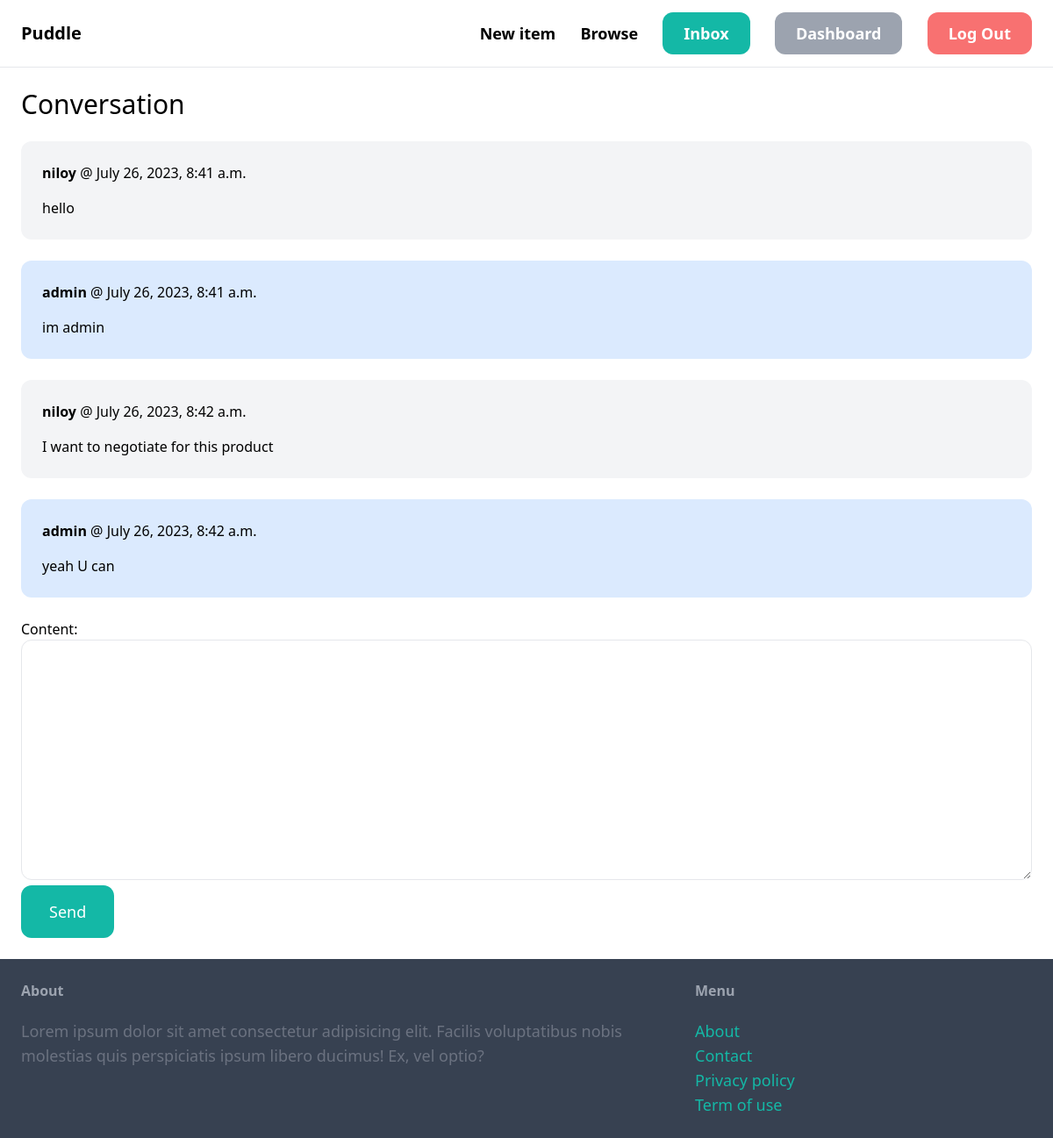
The page /inbox/1/ (signed in) on the database its author committed.
### conversation/models.py (models this page shows)
class ConversationMessage(models.Model):
    conversation = models.ForeignKey(Conversation, related_name='messages', on_delete=models.CASCADE)
    content = models.TextField()
    created_at = models.DateTimeField(auto_now_add=True)
    created_by = models.ForeignKey(User, related_name='created_messages', on_delete=models.CASCADE)

### conversation/views.py (the view)
# urls.py: path('<int:pk>/', views.detail, name='detail'),
@login_required
def detail(request, pk):
    conversation = Conversation.objects.filter(members__in=[request.user.id]).get(pk=pk)
    if request.method == 'POST':
        form = ConversationMessageForm(request.POST)
        if form.is_valid():
            conversation_message = form.save(commit=False)
            conversation_message.conversation = conversation
            conversation_message.created_by = request.user
            conversation_message.save()
            conversation.save()
            return redirect('conversation:detail', pk=pk)
    else:
        form = ConversationMessageForm()
    return render(request, 'conversation/detail.html', {
        'conversation': conversation,
        'form': form
    })

### conversation/forms.py
class ConversationMessageForm(forms.ModelForm):
    class Meta:
        model = ConversationMessage
        fields = ('content',)
        widgets = {
            'content': forms.Textarea(attrs={
                'class': 'w-full py-4 px-6 rounded-xl border'
            })
        }

### conversation/templates/conversation/detail.html (shortened to what this page needs)
{% extends 'core/base.html' %}
{% block content %}
<h1 class="mb-6 text-3xl">Conversation</h1>
<div class="space-y-6">
    {% for message in conversation.messages.all %}
        <div class="p-6 flex {% if message.created_by == request.user %}bg-blue-100{% else %}bg-gray-100{% endif %} rounded-xl">
            <div>
                <p class="mb-4"><strong>{{ message.created_by.username }}</strong> @ {{ message.created_at }}</p>
                <p>{{ message.content }}</p>
            </div>
        </div>
    {% endfor %}
</div>
<form method="post" action="." class="mt-6">
    {{ form.as_p }}
    <button class="py-4 px-8 text-lg bg-teal-500 hover:bg-teal-700 rounded-xl text-white">Send</button>
</form>
{% endblock %}

### rows shown on the page
ConversationMessage: created_by.username "niloy", created_at "July 26, 2023, 8:41 a.m.", content "hello"
ConversationMessage: created_by.username "admin", created_at "July 26, 2023, 8:41 a.m.", content "im admin"
ConversationMessage: created_by.username "niloy", created_at "July 26, 2023, 8:42 a.m.", content "I want to negotiate for this product"
ConversationMessage: created_by.username "admin", created_at "July 26, 2023, 8:42 a.m.", content "yeah U can"
